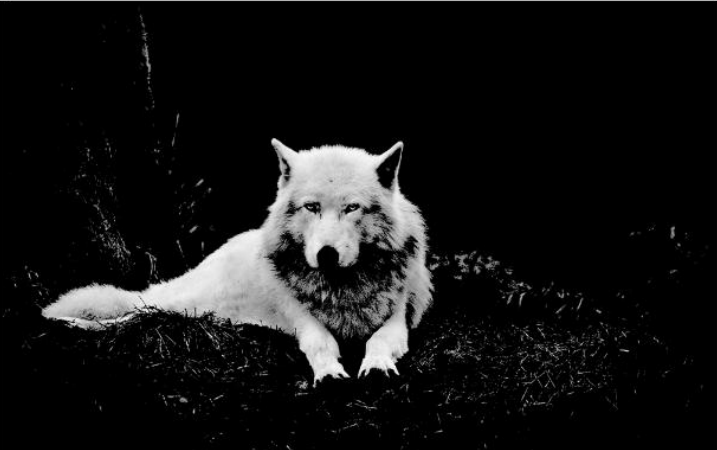
#> input picture b4.png, 717 x 450 px
$ python b4.py
#> lines starting #> are read from the running program, lines starting #| are printed output that depends on the picture; after the words box and inside, x2 and y2 are one past the last pixel; in counts of white or black regions, pixels touching at a corner belong together
import cv2
import numpy as np

# Đọc ảnh xám
image_path = 'b4.png'
image = cv2.imread(image_path, cv2.IMREAD_GRAYSCALE)
#> image is the input picture: shape (450, 717); min 0, max 252, mean 21.4

# Tạo mặt nạ cho các vùng trắng và đen
# Vùng trắng: giá trị pixel lớn hơn 127
# Vùng đen: giá trị pixel nhỏ hơn hoặc bằng 127
_, white_mask = cv2.threshold(image, 127, 255, cv2.THRESH_BINARY)
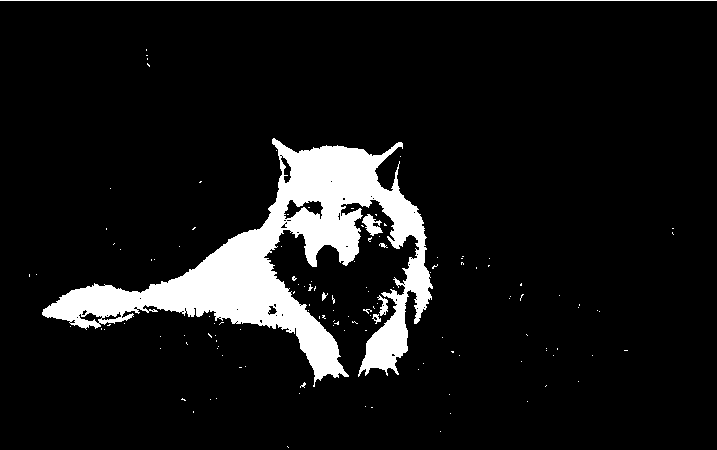
#> white_mask: shape (450, 717); 9% white; 130 white regions (123 under 20 px), largest, box (x1, y1, x2, y2) and area: (42, 138, 433, 387) 27596, (0, 0, 717, 1) 717, (362, 214, 383, 236) 235


# Tạo ảnh trắng và đen từ mặt nạ
white_image = cv2.bitwise_and(image, image, mask=white_mask)
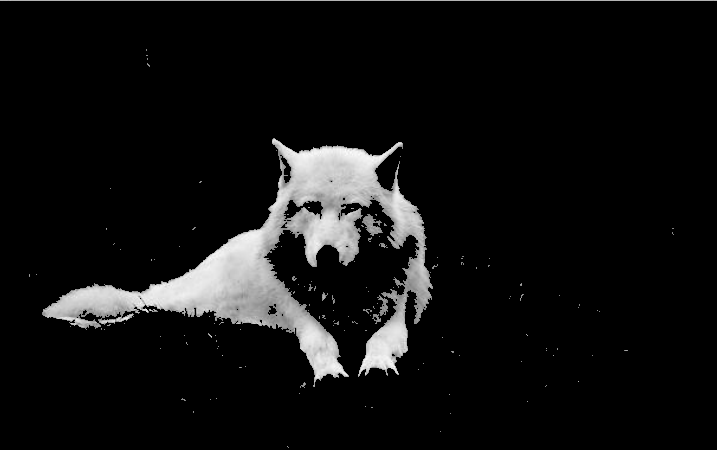
#> white_image: shape (450, 717); min 0, max 252, mean 17.3

# Hiển thị ảnh
cv2.imshow('Original Image', image)
cv2.imshow('White Image', white_image)
cv2.waitKey(0)  # Chờ nhấn phím
cv2.destroyAllWindows()

# Lưu ảnh
cv2.imwrite('white_image.jpg', white_image)


print("Ảnh đã được lưu tại white_image.jpg và black_image.jpg")

$ run again, with b2.png copied over b4.png
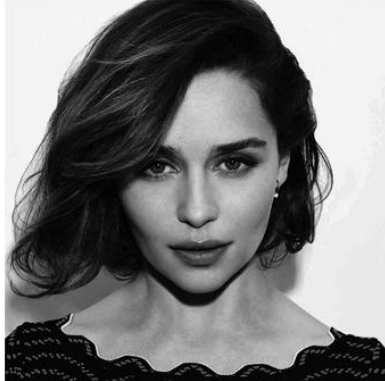
#> input picture b2.png, 385 x 381 px
#> `_, white_mask = cv2.threshold(image, 127, 255, cv2.THRESH_BINARY)`:
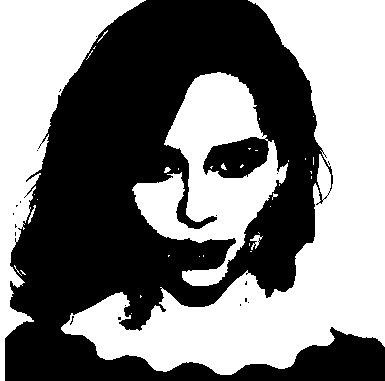
#> white_mask: shape (381, 385); 49.8% white; 37 white regions (29 under 20 px), largest, box (x1, y1, x2, y2) and area: (61, 0, 385, 375) 42203, (0, 0, 146, 381) 16424, (132, 72, 288, 286) 14088
#> `white_image = cv2.bitwise_and(image, image, mask=white_mask)`:
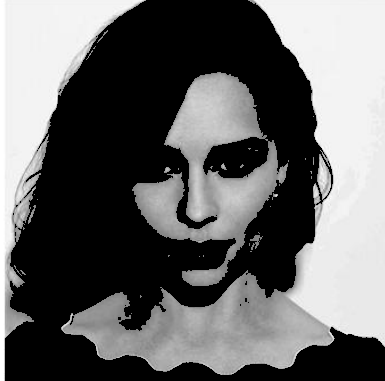
#> white_image: shape (381, 385); min 0, max 255, mean 102.3
